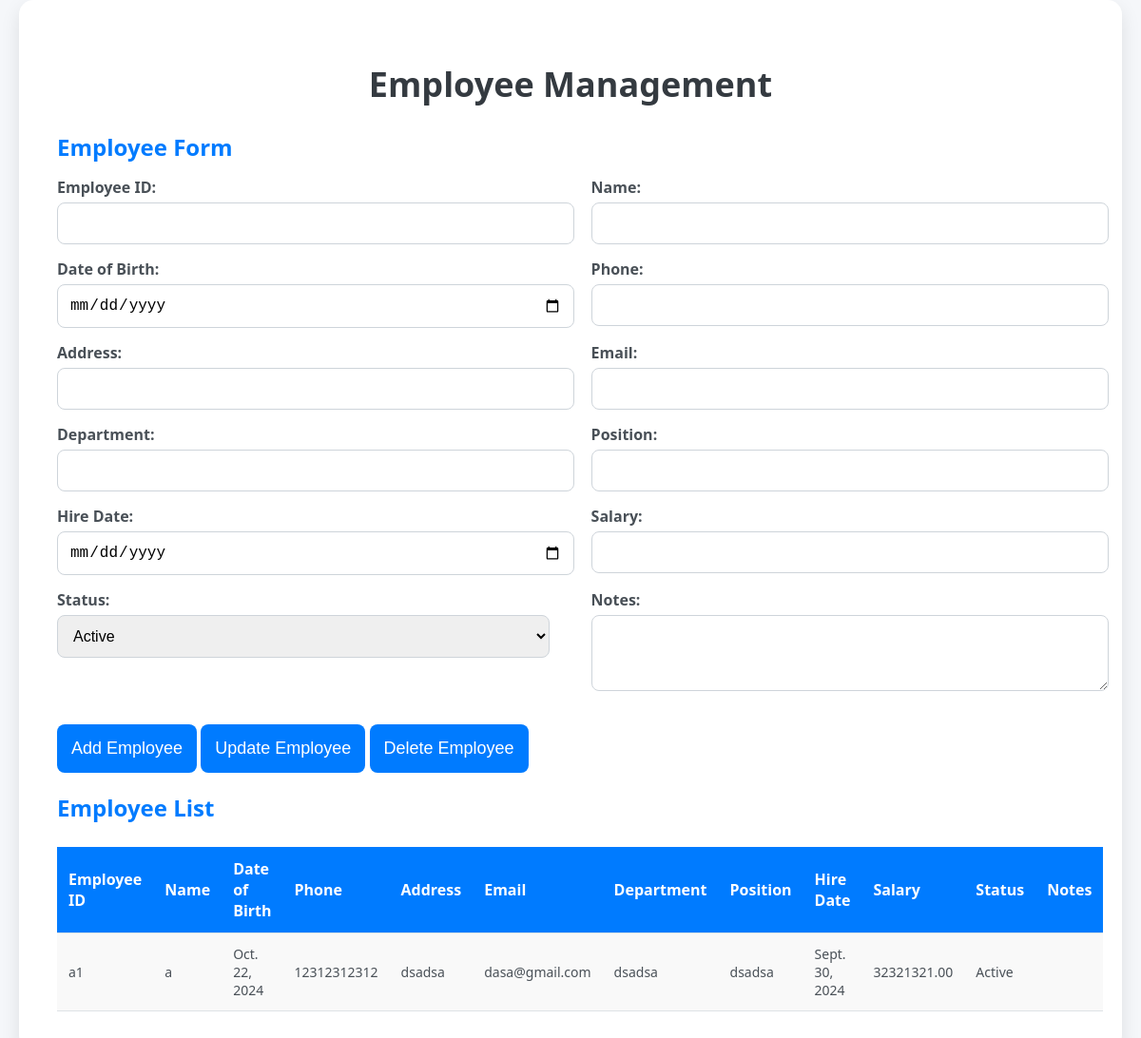
The page /nhanSu (signed in) on the database as committed earlier.
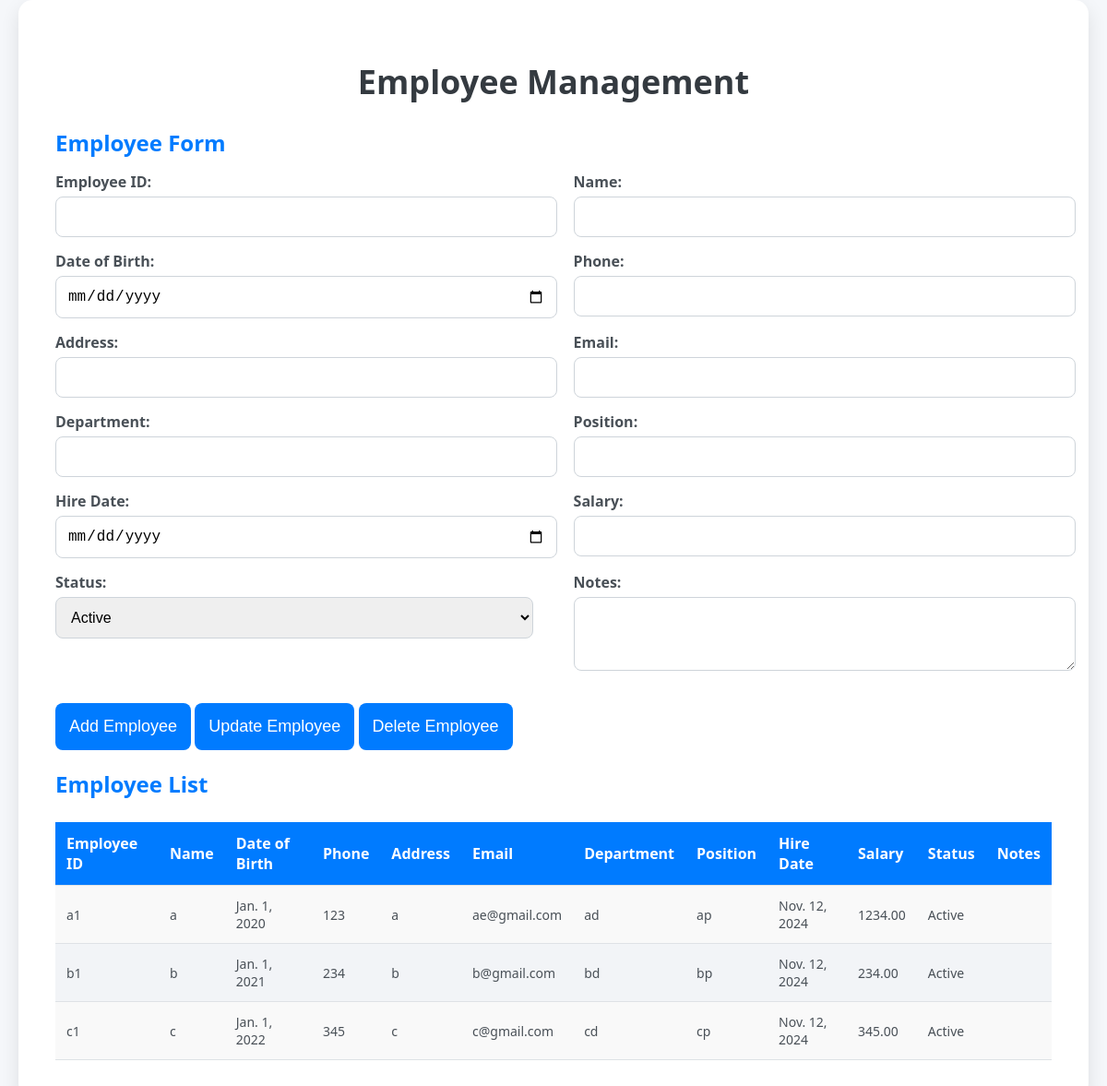
The same page on the database as committed later.
### member/models.py (models this page shows, shortened)
class Employee(models.Model):
    STATUS_CHOICES = [
        ('Active', 'Active'),
        ('Inactive', 'Inactive'),
        ('On Leave', 'On Leave'),
    ]
    employee_id = models.CharField(max_length=10, unique=True)
    name = models.CharField(max_length=100)
    dob = models.DateField()
    phone = models.CharField(max_length=15)
    address = models.TextField()
    email = models.EmailField()
    department = models.CharField(max_length=50)
    position = models.CharField(max_length=50)
    hire_date = models.DateField()
    salary = models.DecimalField(max_digits=10, decimal_places=2)
    status = models.CharField(max_length=10, choices=STATUS_CHOICES, default='Active')
    notes = models.TextField(blank=True, null=True)

### member/views.py (the view)
# urls.py: path('nhanSu', views.loadNhanSu, name='nhanSu'),
def loadNhanSu(request):
    if request.user.role != 'admin' and request.user.role != 'manager':
        return render(request, 'error.html')
    print(request.method)
    if request.method == 'POST':
        form = EmployeeForm(request.POST)
        if form.is_valid():
            form.save()
            return redirect('nhanSu')
    else:
        form = EmployeeForm()
    employees = Employee.objects.all()
    return render(request, 'nhanSu.html', {'form': form, 'employees': employees})

### member/template/nhanSu.html (shortened to what the changed rows need)
{% load static %}
<!DOCTYPE html>
<html lang="en">
<head>
    <link rel="stylesheet" href="{% static 'css/style.css' %}">
</head>
<body>
    <div class="container">
        <h1>Employee Management</h1>
        <div class="form-container">
            <h2>Employee Form</h2>
        </div>
        <div class="grid-container">
            <h2>Employee List</h2>
            <table>
                <thead>
                    <tr>
                        <th>Employee ID</th>
                        <th>Name</th>
                        <th>Date of Birth</th>
                        <th>Phone</th>
                        <th>Address</th>
                        <th>Email</th>
                        <th>Department</th>
                        <th>Position</th>
                        <th>Hire Date</th>
                        <th>Salary</th>
                        <th>Status</th>
                        <th>Notes</th>
                    </tr>
                </thead>
                <tbody>
                    {% for employee in employees %}
                    <tr>
                        <td>{{ employee.employee_id }}</td>
                        <td>{{ employee.name }}</td>
                        <td>{{ employee.dob }}</td>
                        <td>{{ employee.phone }}</td>
                        <td>{{ employee.address }}</td>
                        <td>{{ employee.email }}</td>
                        <td>{{ employee.department }}</td>
                        <td>{{ employee.position }}</td>
                        <td>{{ employee.hire_date }}</td>
                        <td>{{ employee.salary }}</td>
                        <td>{{ employee.status }}</td>
                        <td>{{ employee.notes }}</td>
                    </tr>
                    {% empty %}
                    <tr>
                        <td colspan="12">No employees found.</td>
                    </tr>
                    {% endfor %}
                </tbody>
            </table>
        </div>
    </div>
</body>
</html>

Rows that differ between the two databases and show on the page:
removed Employee: employee_id "a1", name "a", dob "Oct. 22, 2024", phone "12312312312", address "dsadsa", email "dasa@gmail.com", department "dsadsa", position "dsadsa", hire_date "Sept. 30, 2024", salary "32321321.00", status "Active"
added Employee: employee_id "a1", name "a", dob "Jan. 1, 2020", phone "123", address "a", email "ae@gmail.com", department "ad", position "ap", hire_date "Nov. 12, 2024", salary "1234.00", status "Active"
added Employee: employee_id "b1", name "b", dob "Jan. 1, 2021", phone "234", address "b", email "b@gmail.com", department "bd", position "bp", hire_date "Nov. 12, 2024", salary "234.00", status "Active"
added Employee: employee_id "c1", name "c", dob "Jan. 1, 2022", phone "345", address "c", email "c@gmail.com", department "cd", position "cp", hire_date "Nov. 12, 2024", salary "345.00", status "Active"
